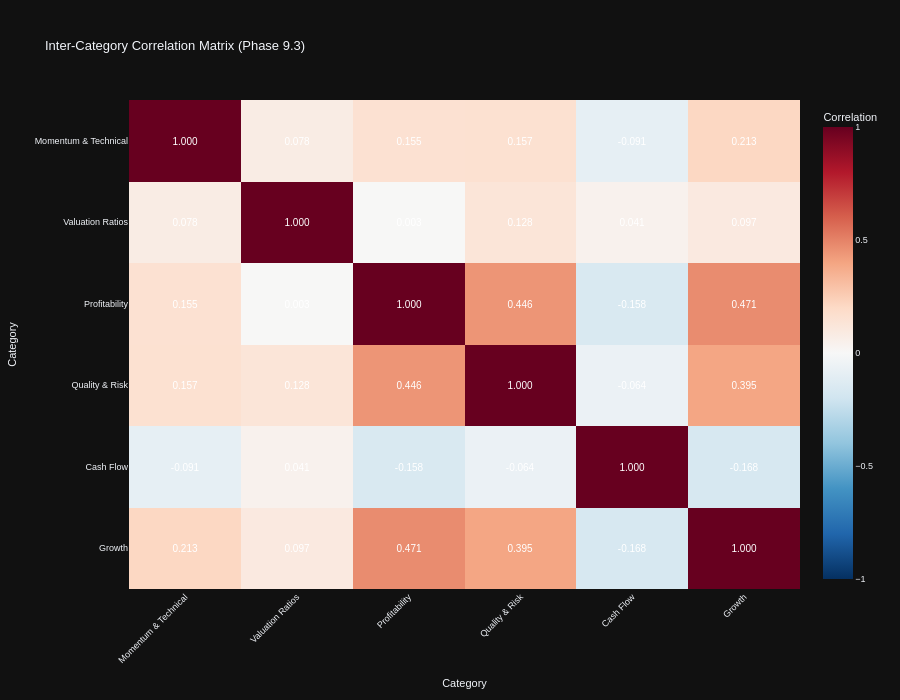

Notebook code for this chart:
### Code cell
# Visualization 3: Category Correlation Network
print("\n📊 Category Correlation Network:")

# Compute correlation matrix between category scores
if category_sector_scores:
    # Create category score matrix (stocks × categories)
    category_score_matrix = pd.DataFrame()

    for category_name, category_metrics in category_mapping.items():
        available_in_category = [m for m in category_metrics if m in all_stocks_scaled.columns]

        if len(available_in_category) == 0:
            continue

        # Compute z-scores for available metrics and average to get category score
        category_data = all_stocks_scaled[available_in_category].copy()

        # Convert to numeric
        for col in available_in_category:
            category_data[col] = pd.to_numeric(category_data[col], errors='coerce')

        # Compute z-scores and average
        z_scored_data = category_data.apply(lambda x: zscore(x, nan_policy='omit'))
        category_score_matrix[category_name] = z_scored_data.mean(axis=1)

    # Compute correlation matrix
    category_corr = category_score_matrix.corr()

    # Create interactive heatmap for category correlations with value annotations
    # Following code_guidelines.md Section 17.1: Heatmaps and Conditional Formatting
    fig_corr_network = px.imshow(
            category_corr,
            labels=dict(x="Category", y="Category", color="Correlation"),
            title="Inter-Category Correlation Matrix (Phase 9.3)",
            color_continuous_scale="RdBu_r",  # Diverging scale for correlation (-1 to +1)
            aspect="auto",
            zmin=-1,
            zmax=1,
            text_auto=".3f"  # ✅ Display correlation values formatted to 3 decimals (Section 17.1)
            )

    # Enhanced styling per Section 17.1 style guidelines
    fig_corr_network.update_traces(
            textfont=dict(
                    size=10,
                    color='white',  # High contrast on diverging color scale
                    family='Arial'  # Standard sans-serif font (Section 17.4)
                    )
            )

    fig_corr_network.update_layout(
            height=700,
            xaxis_tickangle=-45,
            font=dict(size=9, family="Arial"),
            template="plotly_dark"  # ✅ Dark mode compatible theme (Section 17.1)
            )

    fig_corr_network.show()
    output_path = eda_output_dir / "phase93_category_correlation_network.html"
    fig_corr_network.write_html(output_path)

    print(f"\n✓ Category correlation network complete")
    print(f"  Categories analyzed: {len(category_corr)}")
    print(f"  Output: {output_path}")

    # Find strongest positive and negative correlations
    corr_pairs = []
    for i in range(len(category_corr.columns)):
        for j in range(i + 1, len(category_corr.columns)):
            cat1 = category_corr.columns[i]
            cat2 = category_corr.columns[j]
            corr_val = category_corr.iloc[i, j]
            if not np.isnan(corr_val):
                corr_pairs.append((cat1, cat2, corr_val))

    # Sort by absolute correlation
    corr_pairs.sort(key=lambda x: abs(x[2]), reverse=True)

    print(f"\n  🔗 Strongest Category Relationships:")
    for cat1, cat2, corr in corr_pairs[:5]:
        print(f"    {cat1} ↔ {cat2}: {corr:.2f}")
else:
    print("  ⚠️ No category data available for correlation analysis")

### Figure 1 — Plotly figure (JSON) as saved in the notebook; plotly's stock layout.template omitted (floating-point values rounded to 4 significant figures)
{"data": [{"coloraxis": "coloraxis", "name": "0", "texttemplate": "%{z:.3f}", "x": ["Momentum & Technical", "Valuation Ratios", "Profitability", "Quality & Risk", "Cash Flow", "Growth"], "y": ["Momentum & Technical", "Valuation Ratios", "Profitability", "Quality & Risk", "Cash Flow", "Growth"], "z": [[1.0, 0.07837, 0.1546, 0.1571, -0.09132, 0.2126], [0.07837, 1.0, 0.003417, 0.1278, 0.04123, 0.09686], [0.1546, 0.003417, 1.0, 0.4458, -0.1581, 0.4712], [0.1571, 0.1278, 0.4458, 1.0, -0.06353, 0.3945], [-0.09132, 0.04123, -0.1581, -0.06353, 1.0, -0.1679], [0.2126, 0.09686, 0.4712, 0.3945, -0.1679, 1.0]], "type": "heatmap", "xaxis": "x", "yaxis": "y", "hovertemplate": "Category: %{x}<br>Category: %{y}<br>Correlation: %{z}<extra></extra>", "textfont": {"color": "white", "family": "Arial", "size": 10}}], "layout": {"xaxis": {"anchor": "y", "domain": [0, 1], "title": {"text": "Category"}, "tickangle": -45}, "yaxis": {"anchor": "x", "domain": [0, 1], "autorange": "reversed", "title": {"text": "Category"}}, "coloraxis": {"colorbar": {"title": {"text": "Correlation"}}, "colorscale": [[0, "rgb(5,48,97)"], [0.1, "rgb(33,102,172)"], [0.2, "rgb(67,147,195)"], [0.3, "rgb(146,197,222)"], [0.4, "rgb(209,229,240)"], [0.5, "rgb(247,247,247)"], [0.6, "rgb(253,219,199)"], [0.7, "rgb(244,165,130)"], [0.8, "rgb(214,96,77)"], [0.9, "rgb(178,24,43)"], [1, "rgb(103,0,31)"]], "cmin": -1, "cmax": 1}, "title": {"text": "Inter-Category Correlation Matrix (Phase 9.3)"}, "font": {"size": 9, "family": "Arial"}, "height": 700}}
